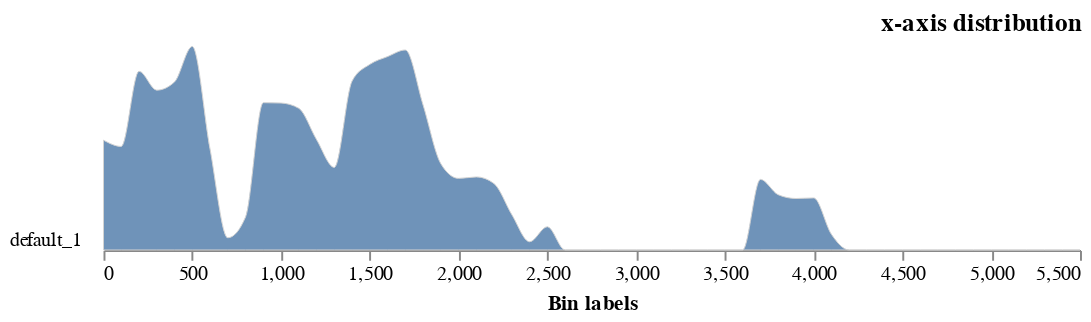

The cell this chart's notebook holds for it:
### Markdown cell above
The resulting filled and dilated mask shows the roots much more cleanly.

# Analyze

Finally, we will use `analyze.distribution` to look at where the roots are distributed in the soil.
We can output the results of the analysis using

### Code cell
pcv.outputs.clear()
pcv.plot_image(dilated_img)
pcv.analyze.distribution(labeled_mask=dilated_img, direction="across", bin_size=100)


print(pcv.outputs.observations['default_1']['x_distribution_mean']['value'])

pcv.outputs.save_results(filename=args.result, outformat='csv')

### Figure 1 — Vega-Lite specification as saved in the notebook (floating-point values rounded to 4 significant figures)
{"config": {"view": {"continuousWidth": 300, "continuousHeight": 300, "stroke": null}, "axis": {"grid": false}, "facet": {"columns": 1, "spacing": 0}, "title": {"anchor": "end"}}, "data": {"name": "data-aabdd5c2bcea21728dccf509158db3b5"}, "facet": {"field": "sample", "header": {"labelAngle": 0, "labelAlign": "left", "labelOrient": "left"}, "title": null, "type": "nominal"}, "spec": {"mark": {"type": "area", "fillOpacity": 0.8, "interpolate": "monotone", "stroke": "lightgray", "strokeWidth": 0.5}, "encoding": {"x": {"field": "label", "title": "Bin labels", "type": "quantitative"}, "y": {"axis": null, "field": "value", "scale": {"range": [10, -100]}, "type": "quantitative"}}, "height": 10, "width": 500}, "bounds": "flush", "title": "x-axis distribution", "$schema": "https://vega.github.io/schema/vega-lite/v5.17.0.json", "datasets": {"data-aabdd5c2bcea21728dccf509158db3b5": [{"sample": "default_1", "value": 1534.0, "label": 0}, {"sample": "default_1", "value": 1446.0, "label": 100}, {"sample": "default_1", "value": 2496.0, "label": 200}, {"sample": "default_1", "value": 2232.0, "label": 300}, {"sample": "default_1", "value": 2347.0, "label": 400}, {"sample": "default_1", "value": 2842.0, "label": 500}, {"sample": "default_1", "value": 1411.0, "label": 600}, {"sample": "default_1", "value": 171.0, "label": 700}, {"sample": "default_1", "value": 461.0, "label": 800}, {"sample": "default_1", "value": 2057.0, "label": 900}, {"sample": "default_1", "value": 2052.0, "label": 1000}, {"sample": "default_1", "value": 1978.0, "label": 1100}, {"sample": "default_1", "value": 1541.0, "label": 1200}, {"sample": "default_1", "value": 1153.0, "label": 1300}, {"sample": "default_1", "value": 2359.0, "label": 1400}, {"sample": "default_1", "value": 2592.0, "label": 1500}, {"sample": "default_1", "value": 2701.0, "label": 1600}, {"sample": "default_1", "value": 2793.0, "label": 1700}, {"sample": "default_1", "value": 2024.0, "label": 1800}, {"sample": "default_1", "value": 1204.0, "label": 1900}, {"sample": "default_1", "value": 1000.0, "label": 2000}, {"sample": "default_1", "value": 1020.0, "label": 2100}, {"sample": "default_1", "value": 926.0, "label": 2200}, {"sample": "default_1", "value": 492.0, "label": 2300}, {"sample": "default_1", "value": 115.0, "label": 2400}, {"sample": "default_1", "value": 325.0, "label": 2500}, {"sample": "default_1", "value": 0.0, "label": 2600}, {"sample": "default_1", "value": 0.0, "label": 2700}, {"sample": "default_1", "value": 0.0, "label": 2800}, {"sample": "default_1", "value": 0.0, "label": 2900}, {"sample": "default_1", "value": 0.0, "label": 3000}, {"sample": "default_1", "value": 0.0, "label": 3100}, {"sample": "default_1", "value": 0.0, "label": 3200}, {"sample": "default_1", "value": 0.0, "label": 3300}, {"sample": "default_1", "value": 0.0, "label": 3400}, {"sample": "default_1", "value": 0.0, "label": 3500}, {"sample": "default_1", "value": 0.0, "label": 3600}, {"sample": "default_1", "value": 986.0, "label": 3700}, {"sample": "default_1", "value": 772.0, "label": 3800}, {"sample": "default_1", "value": 719.0, "label": 3900}, {"sample": "default_1", "value": 727.0, "label": 4000}, {"sample": "default_1", "value": 218.0, "label": 4100}, {"sample": "default_1", "value": 0.0, "label": 4200}, {"sample": "default_1", "value": 0.0, "label": 4300}, {"sample": "default_1", "value": 0.0, "label": 4400}, {"sample": "default_1", "value": 0.0, "label": 4500}, {"sample": "default_1", "value": 0.0, "label": 4600}, {"sample": "default_1", "value": 0.0, "label": 4700}, {"sample": "default_1", "value": 0.0, "label": 4800}, {"sample": "default_1", "value": 0.0, "label": 4900}, {"sample": "default_1", "value": 0.0, "label": 5000}, {"sample": "default_1", "value": 0.0, "label": 5100}, {"sample": "default_1", "value": 0.0, "label": 5200}, {"sample": "default_1", "value": 0.0, "label": 5300}, {"sample": "default_1", "value": 0.0, "label": 5400}, {"sample": "default_1", "value": 0.0, "label": 5500}]}}
